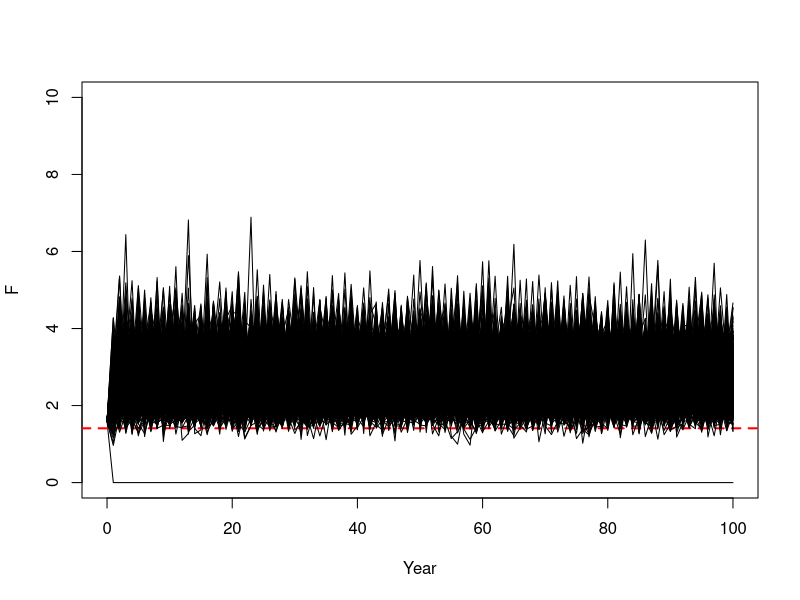
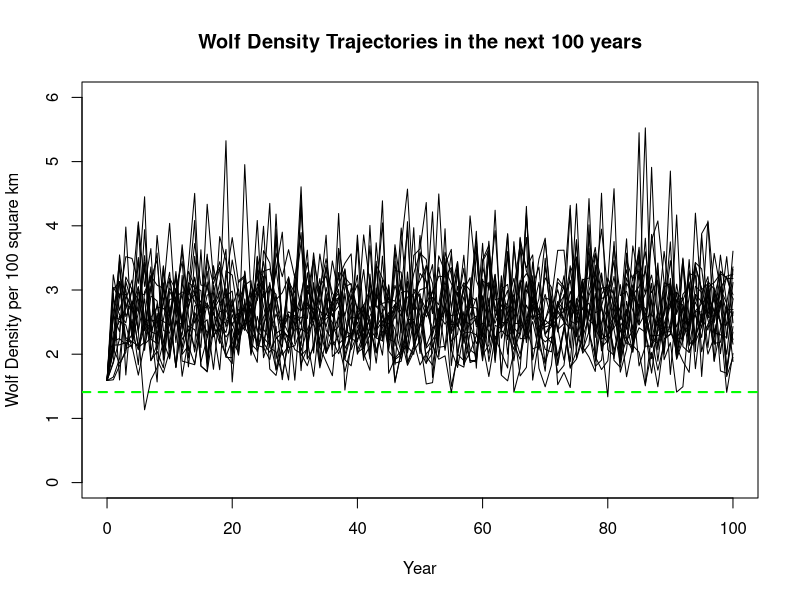

Write R code to recreate these figures, in order.
### This assignment looked at forecasting wolf populations over time, but first I had to evaluate models to determine which was most parsimonious

Density <- c(4.91,2.47,2.8,3.62,2.53,2.23,2.82,2.75,2.33,3.04,1.59)
R <- numeric(10)
R[1] <- log(Density[2]/Density[1])
for(r in 1:10){R[r]<- log(Density[r+1]/Density[r])}
R
### Q1 B ###
###RICKER START###
N <- c(4.91,2.47,2.8,3.62,2.53,2.23,2.82,2.75,2.33,3.04)
Model <- lm(R~N)
summary(Model)
### Rmax Ricker = 0.91847
n = length(N)
rmax <- 0.91847
slope <- -0.34957
K <- -rmax/slope
K
## K Ricker = 2.730562
rpredict_2 <- rmax*(1-N/K)
resid_2 <- R-rpredict_2

#Ricker MSE
sigma_2 <- sqrt(sum(resid_2^2)/n)
sigma_2
#-log-liklihood
L2 <- n*(log(sigma_2)+0.5*log(2*pi))+sum(resid_2^2/(2*sigma_2^2))
L2
#parameters
p2 <- 3

#AIC
AIC_2 <- 2*L2+2*p2*n/(n-p2-1)
AIC_2
###RICKER END###


###GEOMETRIC START###
n <- length(N)

#Residuals
resid_1 <- R-mean(R)

#Intermediate calculations
sqresid_1 <- resid_1*resid_1
sumsq_1 <- sum(sqresid_1)
sigma_1 <-sqrt(sumsq_1/n)
sigma_1
#-log-Liklihood
L1 <- n*(log(sigma_1)+0.5*log(2*pi))+sum(sqresid_1/(2*sigma_1^2))

#parameters
p1 <- 2

#AIC
AIC_1 <- 2*L1+2*p1*n/(n-p1-1)

AIC_1

AICs <- c(AIC_1,AIC_2)
dAICs <- AICs - AIC_2
dAICs
w <- exp(-dAICs)/sum(exp(-dAICs))
w

##The basis of Question 1 was to compare the Ricker model and the Geometric model for predicting future population trends
## w denotes the Akaike weight, which means the %chance its the most parsimonious model when predicting population trends
## Ricker model was determined to be superior in this instance


##################### QUESTION 2 ################################
mean(R)
NumYear <- 100
Year <- 0:NumYear
F <- numeric(100+1)
F[1] <- 1.59

plot(F~Year, type = "l", ylim = c(0,10))

Critical <- numeric(1000)

abline(h=1.41, lwd = 2, lty = 2, col = "red")

for(i in 1:1000){
  noise <- rnorm(NumYear,0,sigma_2)
  for(t in 2:(NumYear+1)){F[t] <- F[t-1]*exp(rmax*(1-F[t-1]/K)+noise[t-1])}
  lines(Year,F)
  if(min(F) < 1.41){Critical[i] <- 1}
  else{Critical[i] <- 0}
}

Critical
sum(Critical)
Percent <- (sum(Critical)/1000)*100
Percent
### The code up until here is used to forcast wolf populations 100 years into the future using the Ricker model
## Critical denotes a critical population level that will severely impact wolf population longevity (1.41 wolves/100km2)
## Percent counts the number of times the model reaches that critical population level (which is half the average density)

plot(F~Year, type = 'l', ylim = c(0,6), main='Wolf Density Trajectories in the next 100 years', ylab='Wolf Density per 100 square km')
abline(h=1.41, lwd = 2, lty = 2, col = 'green')
for(i in 1:20){
  noise <- rnorm(NumYear,0,sigma_2)
  for(t in 2:(NumYear + 1)){F[t] <- F[t-1]*exp(rmax*(1-F[t-1]/K) + noise[t-1])}
  lines(Year,F)
}
## This creates a stochastic model showing 20 potential wolf population densities over 100 years, assuming density-dependence in the population
## Ricker model was used here as well as it was determined to be the most parsimonious above